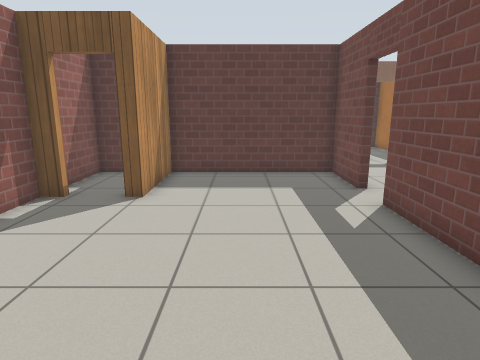
[1] (above)

24 first-person views from a walk through a world built for the Gazebo simulator. The camera is 1.2 m above the floor, tilts 12° down and sees 75° across. The floor is counted in squares, 0.5 m on a side. Each view is taken from the middle of a square. On the plan, view 1 faces up. The plan holds only what a view shows up to about 19 squares ahead; the rest is blank. The place goes on beyond the plan. Gazebo's built-in surfaces are drawn with simple patterns.

[2]
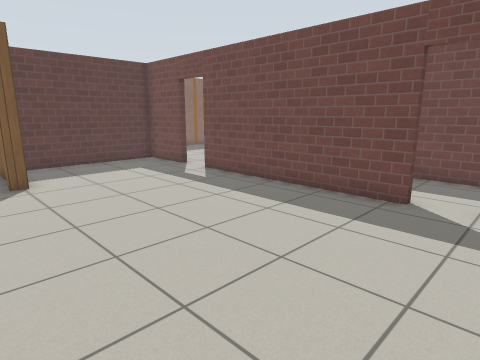

[3]
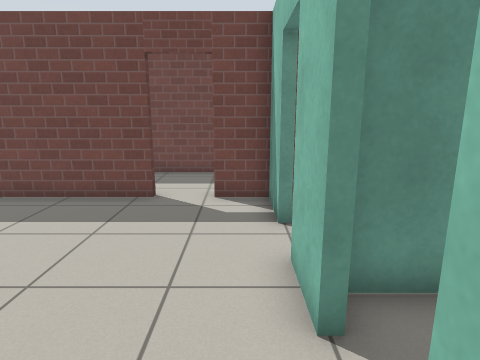

[4]
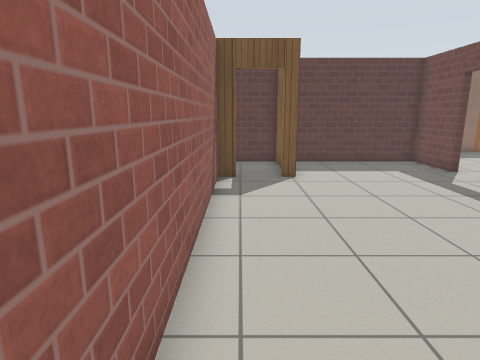

[5]
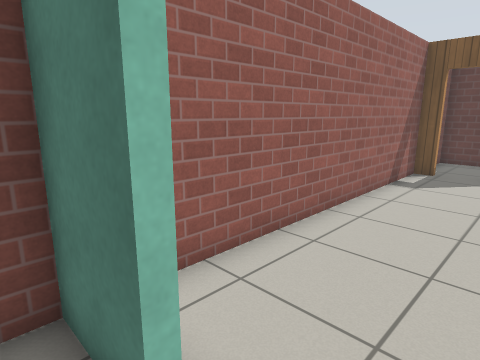

[6]
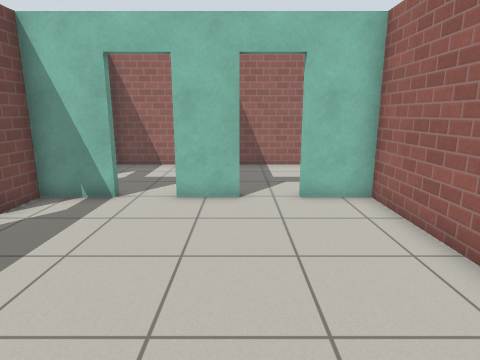

[7]
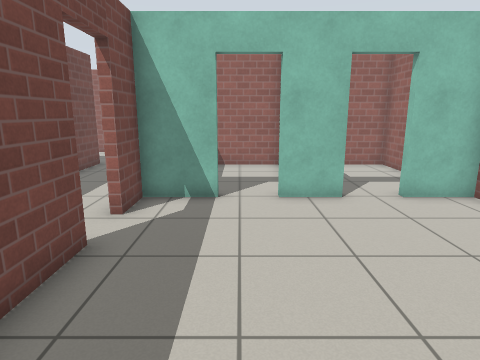

[8]
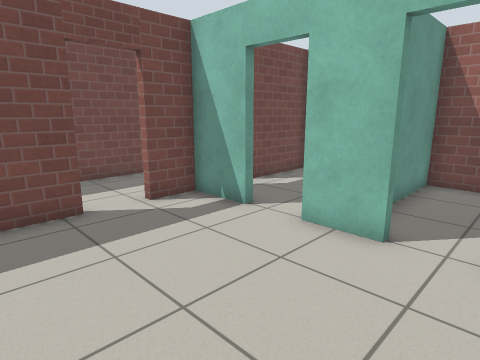

[9]
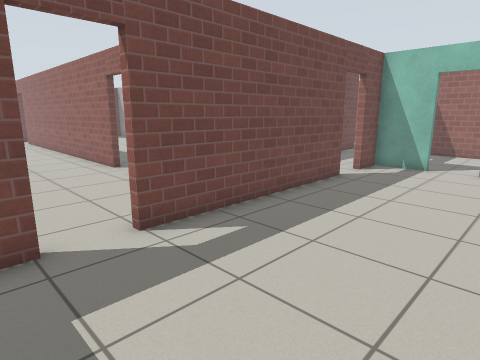

[10]
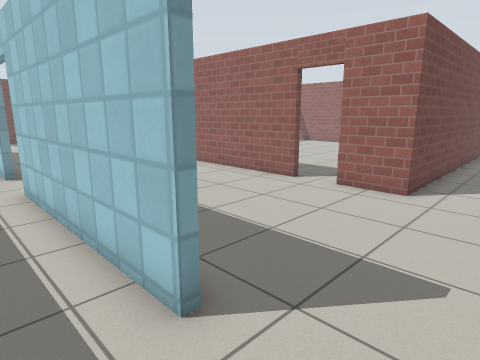

[11]
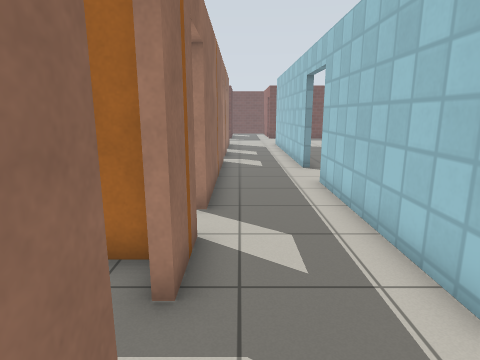

[12]
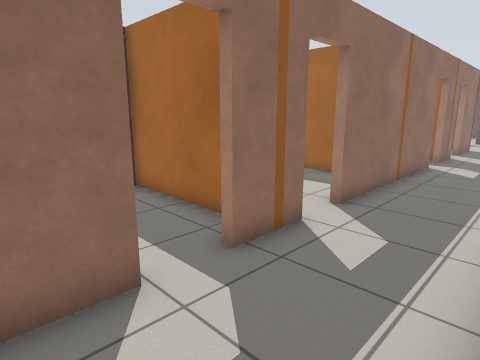

[13]
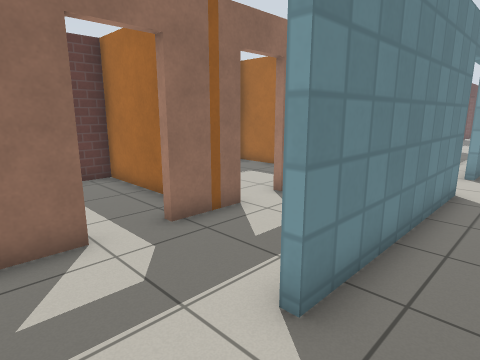

[14]
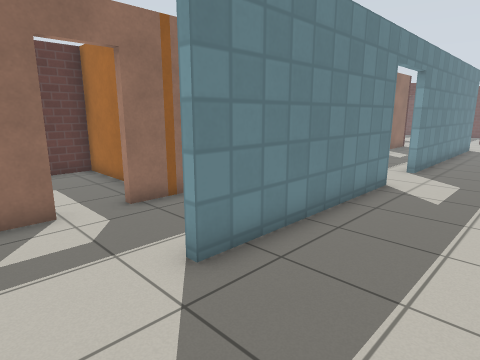

[15]
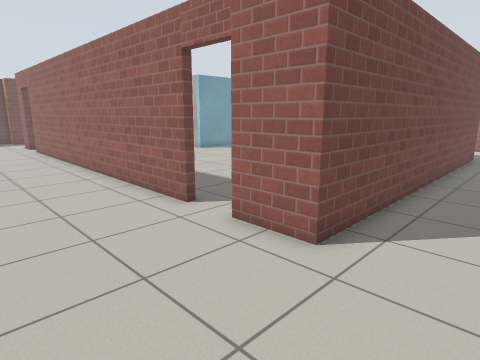

[16]
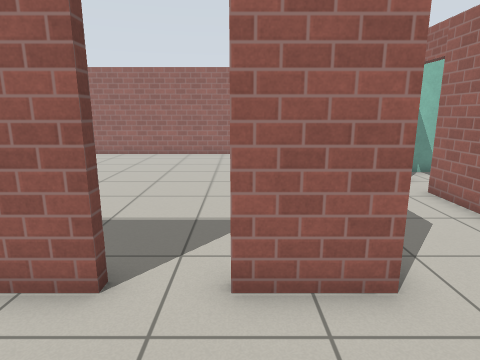

[17]
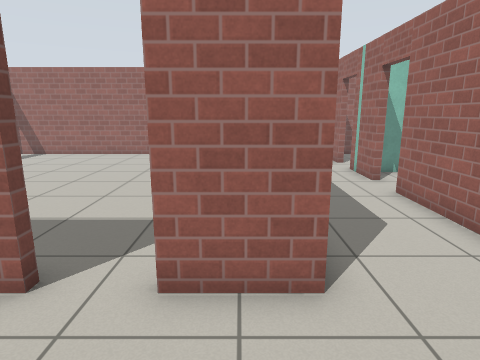

[18]
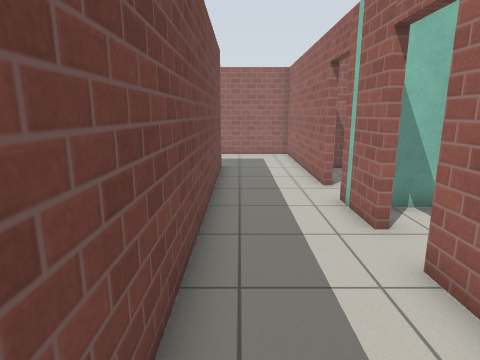

[19]
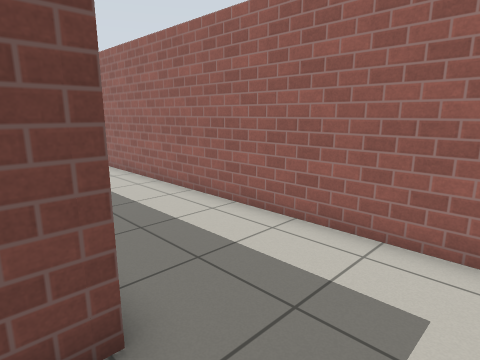

[20]
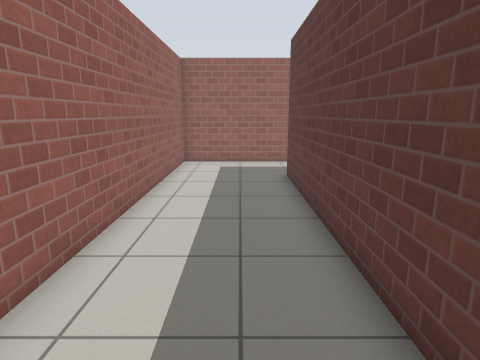

[21]
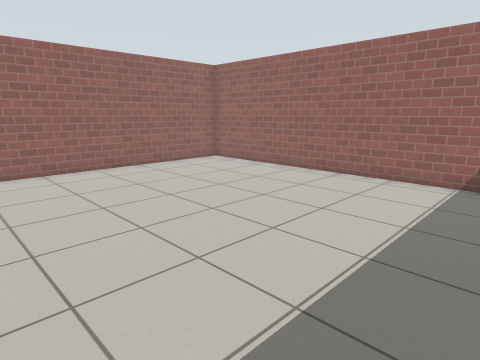

[22]
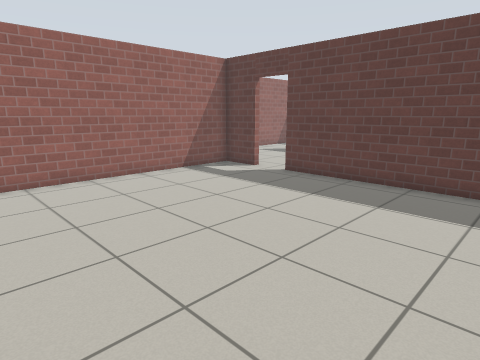

[23]
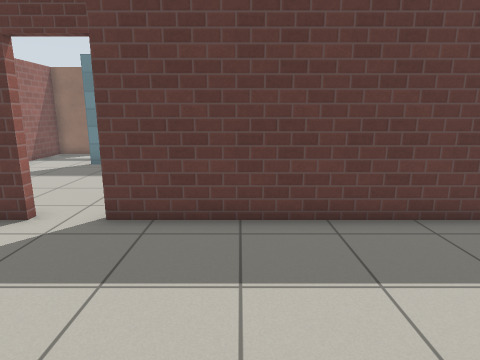

[24]
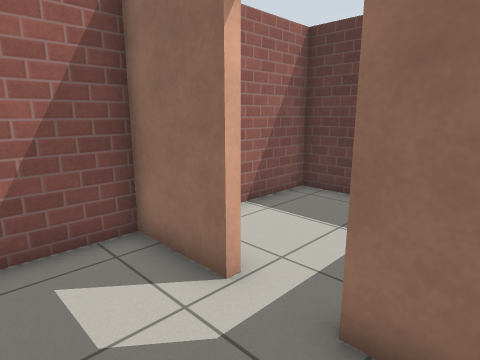

### Floor plan
Ten units are one square. View 1 is at (0, 0); x grows to the right and y downward. Boxes are objects, and circles mark ways between rooms. Rooms are numbered by the first view taken in them; rooms with no view inside come last. Other rooms are left out.
<svg viewBox="-63 -233 273 387">
<path fill="none" stroke="#000" d="M-51 -88 -58 -88 -58 39 -38 39M38 5 38 -81M38 -99 38 -128 -28 -128 -28 -88 -33 -88M-20 39 -2 39M16 39 38 39 38 23M-58 80 -58 98 -12 98 -12 44M-38 41 -58 41 -58 48M109 -168 87 -168M78 -128 78 -131 160 -131M69 -168 41 -168 41 -139M189 -131 205 -131M205 -168 127 -168M41 23 41 47M41 -30 41 5M41 64 41 149 195 149M119 -51 205 -51M180 101 78 101 78 -51 101 -51M160 -128 78 -128M205 -128 189 -128M101 -49 82 -49 82 98 205 98M205 -49 119 -49M59 -228 41 -228 41 -199M99 -175 99 -228 83 -228M-9 98 38 98 38 64M-31 -106 -31 -128 -58 -128 -58 -104"/>
<circle cx="-25" cy="40" r="3" fill="#2a7"/>
<circle cx="40" cy="-90" r="3" fill="#2a7"/>
<circle cx="40" cy="15" r="3" fill="#2a7"/>
<circle cx="5" cy="40" r="3" fill="#2a7"/>
<circle cx="-45" cy="-90" r="3" fill="#2a7"/>
<circle cx="175" cy="-130" r="3" fill="#2a7"/>
<circle cx="60" cy="-130" r="3" fill="#2a7"/>
<circle cx="75" cy="-170" r="3" fill="#2a7"/>
<circle cx="110" cy="-50" r="3" fill="#2a7"/>
<circle cx="40" cy="55" r="3" fill="#2a7"/>
<text x="-10" y="-40">1</text>
<text x="-40" y="70">2</text>
<text x="120" y="-150">3</text>
<text x="70" y="0">4</text>
<text x="140" y="20">5</text>
<text x="70" y="-200">6</text>
<text x="10" y="70">7</text>
<text x="-50" y="-110">8</text>
</svg>
Room 1 opens to room 2. Room 1 opens to room 4. Room 1 opens to room 7. Room 1 opens to room 8. Room 3 opens to room 4. Room 3 opens to room 6. Room 4 opens to room 5. Room 4 opens to room 7.

Where each view was taken, in squares from view 1:
view 1: 0 up, 0 right, facing up
view 2: 3 down, 5 left, facing up-right
view 3: 3 down, 5 left, facing right
view 4: 3 down, 5 left, facing up
view 5: 5 down, 2 left, facing up-left
view 6: 5 up, 2 left, facing down
view 7: 5 up, 1 right, facing down
view 8: 2 up, 4 left, facing down-right
view 9: 11 up, 2 left, facing down-right
view 10: 15 up, 5 right, facing down-right
view 11: 16 up, 5 right, facing right
view 12: 13 up, 5 right, facing up-right
view 13: 11 up, 5 right, facing up-right
view 14: 9 up, 5 right, facing up-right
view 15: 10 up, 5 right, facing down-right
view 16: 9 up, 10 right, facing down
view 17: 9 up, 9 right, facing down
view 18: 4 up, 7 right, facing down
view 19: 9 down, 5 right, facing down-right
view 20: 12 down, 20 right, facing left
view 21: 4 up, 20 right, facing down-left
view 22: 6 down, 20 right, facing up-left
view 23: 2 down, 15 right, facing up
view 24: 14 up, 10 right, facing up-left
